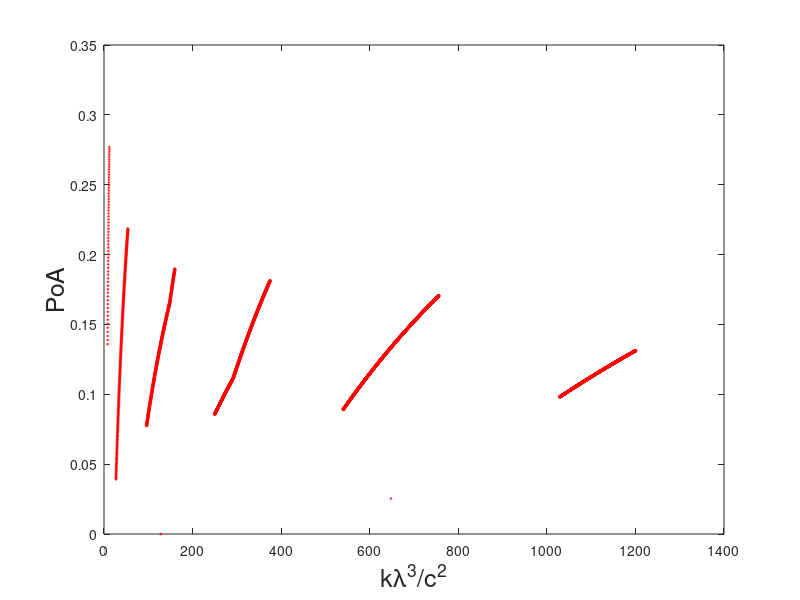

Write the MATLAB code that produced this figure. (Note: this script raises an error after producing the figure.)
%%%%%%%%%%%%%%%%%%%%%%%%%%%%%%%%%%%%%%%%%%
%%%%%%%    self-optimization       %%%%%%%
%%%%%%%%%%%        PoA         %%%%%%%%%%%
%%%%%%%%%%%%%%%%%%%%%%%%%%%%%%%%%%%%%%%%%%

clear
lambda = 4;
mu = 4;
rho = lambda / mu;
k = 0.1 : .1 : 1e4;
c = 10;
count  = 0;

v1 = zeros(1, length(k));
v2 = zeros(1, length(k));
x1 = zeros(1, length(k));
x2 = zeros(1, length(k));

for l = 1 : 5 % l is the floor x^* and ceil x^*
    for i = 1 : length(k)
        if rho == 1
            x_opt = (2.*k(i).*lambda^3./c^2).^(1/4) - 1;
            x1(i) = floor(x_opt);
            x2(i) = ceil(x_opt);
            v1(i) = (x1(i)+1).^3 .*(x1(i)+2)./2;
            v2(i) = x2(i).*(x2(i)+1).^3./2;
        else
            myfun1 = @(x) (k(i).*lambda.^3.*(1-rho).^3./(c.^2.*rho.^3)).*(1 + 1./(rho.^(x+1)-1)).^2 ...
                + (rho.^(x+1)-1)./log(rho) - x - 1;
            x_opt = fzero(myfun1, [-0.9 200]);
            x1(i) = floor(x_opt);
            x2(i) = ceil(x_opt);
            v1(i) = (1 - rho.^(x1(i)+1)).^2.*(x1(i)+1-(x1(i)+2).*rho+rho.^(x1(i)+2))./(rho.^(2.*x1(i)-1) .* (1-rho)^4);
            v2(i) = (1 - rho.^(x2(i)+1)).^2.*(x2(i) -(x2(i)+1).*rho+rho.^(x2(i)+1))./(rho.^(2.*x2(i)-1) .* (1-rho)^4);
        end
    end
    %%%%%%%%%%%%%%%%%%%%%%%%%%%%%%%%%%%%%%%%%%%%%
    % find the floor start index and end index
    for j = 1 : length(v1)
        if (x1(j) == l)
            index_start_floor = j;
            break
        end
    end
    
    for j = 1 : length(v1)
        if (x1(j) == l+1)
            index_end_floor = j-1;
            break
        end
    end
    
    for m = index_start_floor : index_end_floor
        if (k(m)*lambda^3/c^2 > v1(m))
            floor_end = m-1;
            break
        end
    end
    %%%%%%%%%%%%%%%%%%%%%%%%%%%%%%%%%%%%%%%%%%%%%%
    % find the ceiling start index and end index
    
    for j = 1 : length(v2)
        if (x2(j) == l+1)
            index_start_ceil = j;
            break
        end
    end
    
    for j = 1 : length(v2)
        if (x2(j) == l+2)
            index_end_ceil = j-1;
            break
        end
    end
    
    for m = index_start_ceil : index_end_ceil
        if (k(m)*lambda^3/c^2 > v2(m))
            ceil_start = m;
            break
        end
    end
    %%%%%%%%%%%%%%%%%%%%%%%%%%%%%%%%%%%%%%%%%%%%%%
    k_floor = k(index_start_floor : floor_end);
    k_ceil = k(ceil_start : index_end_ceil);
    
    % price of anarchy
    % self-optimiation vs overall
    
    priceOfAnarchy_floor = zeros(1, length(k_floor));
    
    
    for i = 1 : length(k_floor)
        if rho == 1
            W = 1/2;
        else
            W = rho/(1-rho) + rho/log(rho);
        end
        if k_floor(i)*lambda^3/c^2 < W/3
            %%%%%%%%%%%%% self-optimization Bs = 0 %%%%%%%%%%%%%
            T_u(1:3) = k_floor(i) * lambda^2/c^2;
            
            %%%%%%%%%%%%%%% overall B_g = 0 %%%%%%%%%%%%%%%%
            T_g(1:3) = k_floor(i) * lambda^2/c^2;
            
            
        elseif (k_floor(i)*lambda^3/c^2 >= W/3) && (k_floor(i)*lambda^3/c^2 < W)
            %%%%%%%%%%%%%%%% self-optimization  Bs = 0 %%%%%%%%%%%%%%
            T_u(1:3) = k_floor(i) * lambda^2/c^2;
            
            %%%%%%%%%%%%% overall optimization %%%%%%%%%%%%%%
            if rho == 1
                x_opt = (6*k_floor(i)*lambda^3/c^2)^(1/4) - 1;
            else
                myfun = @(x) (3.*k_floor(i).*lambda.^3.*(1-rho).^3./(c.^2.*rho.^3)).*(1 + 1./(rho.^(x+1)-1)).^2 + (rho.^(x+1)-1)./log(rho) - x - 1;
                x_opt = fzero(myfun, [-0.9 200]);
            end
            if x_opt < 0
                B(1) = 0;
                B(2) = 0;
                B(3) = 0;
            else
                %B = floor(x_opt):floor(x_opt)+1;
                B(1) = floor(x_opt);
                B(2) = floor(x_opt) + 1;
                B(3) = x_opt;
                %B = x_opt;
            end
            if rho ~= 1
                pi_0 = (1 - rho)./(1 - rho.^(B+1));
                pi_B = (rho.^B - rho.^(B+1))./(1 - rho.^(B+1));
                E_Q = pi_0 .* rho .* ( 1 - rho.^B)./(1-rho).^2 - B .* rho.^(B+1).*pi_0 ./ (1 - rho);
                E_Q1 = (B+1)./(rho.^(B+1) - 1) + B + 1/(1 - rho);
            else
                pi_B = 1 ./ (B+1);
                E_Q = B./ 2;
            end
            T_g  =  E_Q./lambda + k_floor(i).*lambda^2 .* pi_B.^3 ./ c^2;
        else
            %%%%%%%%%%%%% self-optimization %%%%%%%%%%%%%%
            if rho == 1
                x_opt = (2*k_floor(i)*lambda^3/c^2)^(1/4) - 1;
            else
                myfun1 = @(x) (k_floor(i).*lambda.^3.*(1-rho).^3./(c.^2.*rho.^3)).*(1 + 1./(rho.^(x+1)-1)).^2 + (rho.^(x+1)-1)./log(rho) - x - 1;
                x_opt = fzero(myfun1, [-0.9 200]);
            end
            if x_opt < 0
                Bs(1) = 0;
                Bs(2) = 0;
                Bs(3) = 0;
            else
                %Bs = floor(x_opt):floor(x_opt)+1;
                %Bs = x_opt;
                Bs(1) = floor(x_opt);
                Bs(2) = floor(x_opt) + 1;
                Bs(3) = x_opt;
            end
            if rho ~= 1
                pi_0s = (1 - rho)./(1 - rho.^(Bs+1));
                pi_Bs = (rho.^Bs - rho.^(Bs+1))./(1 - rho.^(Bs+1));
                E_Qs = pi_0s .* rho .* ( 1 - rho.^Bs)./(1-rho).^2 - Bs .* rho.^(Bs+1).*pi_0s ./ (1 - rho);
                E_Q1 = (Bs + 1)./(rho.^(Bs+1) - 1) + Bs + 1/(1 - rho);
            else
                pi_Bs = 1 ./ (Bs+1);
                E_Qs = Bs./ 2;
            end
            T_u  =  E_Qs./lambda + k_floor(i).*lambda^2 .* pi_Bs.^3 ./ c^2;
            
            
            %%%%%%%%%%%%% overall optimization%%%%%%%%%%%%%
            if rho == 1
                x_opt = (6*k_floor(i)*lambda^3/c^2)^(1/4) - 1;
            else
                myfun2 = @(x) (3.*k_floor(i).*lambda.^3.*(1-rho).^3./(c.^2.*rho.^3)).*(1 + 1./(rho.^(x+1)-1)).^2 + (rho.^(x+1)-1)./log(rho) - x - 1;
                x_opt = fzero(myfun2, [-0.9 200]);
            end
            if x_opt < 0
                B(1) = 0;
                B(2) = 0;
                B(3) = 0;
            else
                B(1) = floor(x_opt);
                B(2) = floor(x_opt) + 1;
                B(3) = x_opt;
                %B = floor(x_opt):floor(x_opt)+1;
                %B = x_opt;
            end
            if rho ~= 1
                pi_0 = (1 - rho)./(1 - rho.^(B+1));
                pi_B = (rho.^B - rho.^(B+1))./(1 - rho.^(B+1));
                E_Q = pi_0 .* rho .* ( 1 - rho.^B)./(1-rho).^2 - B .* rho.^(B+1).*pi_0 ./ (1 - rho);
                E_Q1 = (B+1)./(rho.^(B+1) - 1) + B + 1/(1 - rho);
            else
                pi_B = 1 ./ (B+1);
                E_Q = B./ 2;
            end
            T_g  =  E_Q./lambda + k_floor(i).*lambda^2 .* pi_B.^3 ./ c^2;
        end
        
        %%%%%%%%%%%% price of anarchy - floor NE %%%%%%%%%%%%%%%%%
        %%% 1-floor, 2-ceil, 3-continuous
        priceOfAnarchy_floor(i) = 1 - min(T_g(1:2))/(min(T_u(1)));
    end
    
    priceOfAnarchy_ceil = zeros(1, length(k_ceil));
    
    for i = 1 : length(k_ceil)
        if rho == 1
            W = 1/2;
        else
            W = rho/(1-rho) + rho/log(rho);
        end
        if k_ceil(i)*lambda^3/c^2 < W/3
            %%%%%%%%%%%%% self-optimization Bs = 0 %%%%%%%%%%%%%
            T_u(1:3) = k_ceil(i) * lambda^2/c^2;
            %%%%%%%%%%%%%%% overall B_g = 0 %%%%%%%%%%%%%%%%
            T_g(1:3) = k_ceil(i) * lambda^2/c^2;
            
        elseif (k_ceil(i)*lambda^3/c^2 >= W/3) && (k_ceil(i)*lambda^3/c^2 < W)
            %%%%%%%%%%%%%%%% self-optimization  Bs = 0 %%%%%%%%%%%%%%
            T_u(1:3) = k_ceil(i) * lambda^2/c^2;
            
            %%%%%%%%%%%%% overall optimization %%%%%%%%%%%%%%
            if rho == 1
                x_opt = (6*k_ceil(i)*lambda^3/c^2)^(1/4) - 1;
            else
                myfun = @(x) (3.*k_ceil(i).*lambda.^3.*(1-rho).^3./(c.^2.*rho.^3)).*(1 + 1./(rho.^(x+1)-1)).^2 + (rho.^(x+1)-1)./log(rho) - x - 1;
                x_opt = fzero(myfun, [-0.9 200]);
            end
            if x_opt < 0
                B(1) = 0;
                B(2) = 0;
                B(3) = 0;
                
            else
                %B = floor(x_opt):floor(x_opt)+1;
                B(1) = floor(x_opt);
                B(2) = floor(x_opt) + 1;
                B(3) = x_opt;
                %B = x_opt;
            end
            if rho ~= 1
                pi_0 = (1 - rho)./(1 - rho.^(B+1));
                pi_B = (rho.^B - rho.^(B+1))./(1 - rho.^(B+1));
                E_Q = pi_0 .* rho .* ( 1 - rho.^B)./(1-rho).^2 - B .* rho.^(B+1).*pi_0 ./ (1 - rho);
                E_Q1 = (B+1)./(rho.^(B+1) - 1) + B + 1/(1 - rho);
            else
                pi_B = 1 ./ (B+1);
                E_Q = B./ 2;
            end
            T_g  =  E_Q./lambda + k_ceil(i).*lambda^2 .* pi_B.^3 ./ c^2;
        else
            %%%%%%%%%%%%% self-optimization %%%%%%%%%%%%%%
            if rho == 1
                x_opt = (2*k_ceil(i)*lambda^3/c^2)^(1/4) - 1;
            else
                myfun1 = @(x) (k_ceil(i).*lambda.^3.*(1-rho).^3./(c.^2.*rho.^3)).*(1 + 1./(rho.^(x+1)-1)).^2 + (rho.^(x+1)-1)./log(rho) - x - 1;
                x_opt = fzero(myfun1, [-0.9 200]);
            end
            if x_opt < 0
                Bs(1) = 0;
                Bs(2) = 0;
                Bs(3) = 0;
            else
                %Bs = floor(x_opt):floor(x_opt)+1;
                %Bs = x_opt;
                Bs(1) = floor(x_opt);
                Bs(2) = floor(x_opt) + 1;
                Bs(3) = x_opt;
            end
            if rho ~= 1
                pi_0s = (1 - rho)./(1 - rho.^(Bs+1));
                pi_Bs = (rho.^Bs - rho.^(Bs+1))./(1 - rho.^(Bs+1));
                E_Qs = pi_0s .* rho .* ( 1 - rho.^Bs)./(1-rho).^2 - Bs .* rho.^(Bs+1).*pi_0s ./ (1 - rho);
                E_Q1 = (Bs + 1)./(rho.^(Bs+1) - 1) + Bs + 1/(1 - rho);
            else
                pi_Bs = 1 ./ (Bs+1);
                E_Qs = Bs./ 2;
            end
            T_u  =  E_Qs./lambda + k_ceil(i).*lambda^2 .* pi_Bs.^3 ./ c^2;
            
            
            %%%%%%%%%%%%% overall optimization%%%%%%%%%%%%%
            if rho == 1
                x_opt = (6*k_ceil(i)*lambda^3/c^2)^(1/4) - 1;
            else
                myfun2 = @(x) (3.*k_ceil(i).*lambda.^3.*(1-rho).^3./(c.^2.*rho.^3)).*(1 + 1./(rho.^(x+1)-1)).^2 + (rho.^(x+1)-1)./log(rho) - x - 1;
                x_opt = fzero(myfun2, [-0.9 200]);
            end
            if x_opt < 0
                B(1) = 0;
                B(2) = 0;
                B(3) = 0;
            else
                B(1) = floor(x_opt);
                B(2) = floor(x_opt) + 1;
                B(3) = x_opt;
                %B = floor(x_opt):floor(x_opt)+1;
                %B = x_opt;
            end
            if rho ~= 1
                pi_0 = (1 - rho)./(1 - rho.^(B+1));
                pi_B = (rho.^B - rho.^(B+1))./(1 - rho.^(B+1));
                E_Q = pi_0 .* rho .* ( 1 - rho.^B)./(1-rho).^2 - B .* rho.^(B+1).*pi_0 ./ (1 - rho);
                E_Q1 = (B+1)./(rho.^(B+1) - 1) + B + 1/(1 - rho);
            else
                pi_B = 1 ./ (B+1);
                E_Q = B./ 2;
            end
            T_g  =  E_Q./lambda + k_ceil(i).*lambda^2 .* pi_B.^3 ./ c^2;
        end
        
        %%%%%%%%%%%% price of anarchy - floor NE %%%%%%%%%%%%%%%%%
        %%% 1-floor, 2-ceil, 3-continuous
        priceOfAnarchy_ceil(i) = 1 - min(T_g(1:2))/(min(T_u(2)));
    end
    PoA_l = [priceOfAnarchy_floor , priceOfAnarchy_ceil];
    k_l = [k_floor, k_ceil];
    
    if l == 1
        PoA = PoA_l;
        k_poa = k_l;
    else
        PoA = [PoA, PoA_l]; %#ok<AGROW>
        k_poa = [k_poa, k_l]; %#ok<AGROW>
    end
end

figure(12)
plot(k_poa.*lambda^3/c^2, PoA,'ro','LineWidth',2,'MarkerSize',.5)
xlabel('k\lambda^3/c^2','FontSize', 18)
ylabel('PoA','FontSize', 18)
title('PoA : \rho = ' + string(rho) + ', c = ' + string(c) ...
    + ', \lambda = ' + string(lambda) , 'FontSize', 18)
set(gca,'FontSize',18)
grid on
